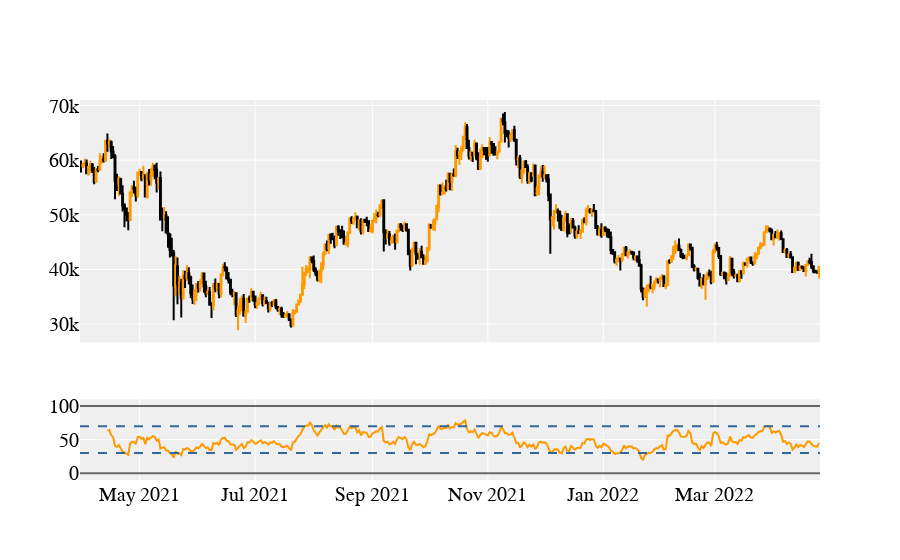

Notebook cell for this chart:
### Code cell
# Import necessary libraries
from plotly.subplots import make_subplots
import plotly.graph_objects as go
# Create Figure
fig = make_subplots(rows=2, cols=1, shared_xaxes=True, row_width=[0.25, 0.75])
df = BTC.copy()

# Create Candlestick chart for price data
fig.add_trace(go.Candlestick(
    x=df.index,
    open=df['open'],
    high=df['high'],
    low=df['low'],
    close=df['close'],
    increasing_line_color='#ff9900',
    decreasing_line_color='black',
    showlegend=False), row=1, col=1)

# Make RSI Plot
fig.add_trace(go.Scatter(
    x=df.index,
    y=df['rsi'],
    line=dict(color='#ff9900', width=2),
    showlegend=False,
), row=2, col=1
)

# Add upper/lower bounds
fig.update_yaxes(range=[-10, 110], row=2, col=1)
fig.add_hline(y=0, col=1, row=2, line_color="#666", line_width=2)
fig.add_hline(y=100, col=1, row=2, line_color="#666", line_width=2)

# Add overbought/oversold
fig.add_hline(y=30, col=1, row=2, line_color='#336699', line_width=2, line_dash='dash')
fig.add_hline(y=70, col=1, row=2, line_color='#336699', line_width=2, line_dash='dash')

# Customize font, colors, hide range slider
layout = go.Layout(
    plot_bgcolor='#efefef',
    # Font Families
    font_family='Monospace',
    font_color='#000000',
    font_size=20,
    xaxis=dict(
        rangeslider=dict(
            visible=False
        )
    )
)
# update and display
fig.update_layout(layout)
fig.show()

### Figure 1 — Plotly figure (JSON) as saved in the notebook; plotly's stock layout.template omitted (floating-point values rounded to 4 significant figures; data arrays with more than 128 entries replaced by an {"elided": "..."} marker saying what was removed)
{"data": [{"close": {"elided": "391 float values"}, "decreasing": {"line": {"color": "black"}}, "high": {"elided": "391 float values"}, "increasing": {"line": {"color": "#ff9900"}}, "low": {"elided": "391 float values"}, "open": {"elided": "391 float values"}, "showlegend": false, "type": "candlestick", "x": {"elided": "391 str values"}, "xaxis": "x", "yaxis": "y"}, {"line": {"color": "#ff9900", "width": 2}, "showlegend": false, "type": "scatter", "x": {"elided": "391 str values"}, "xaxis": "x2", "y": {"elided": "391 float values"}, "yaxis": "y2"}], "layout": {"font": {"color": "#000000", "family": "Monospace", "size": 20}, "plot_bgcolor": "#efefef", "shapes": [{"line": {"color": "#666", "width": 2}, "type": "line", "x0": 0, "x1": 1, "xref": "x2 domain", "y0": 0, "y1": 0, "yref": "y2"}, {"line": {"color": "#666", "width": 2}, "type": "line", "x0": 0, "x1": 1, "xref": "x2 domain", "y0": 100, "y1": 100, "yref": "y2"}, {"line": {"color": "#336699", "dash": "dash", "width": 2}, "type": "line", "x0": 0, "x1": 1, "xref": "x2 domain", "y0": 30, "y1": 30, "yref": "y2"}, {"line": {"color": "#336699", "dash": "dash", "width": 2}, "type": "line", "x0": 0, "x1": 1, "xref": "x2 domain", "y0": 70, "y1": 70, "yref": "y2"}], "xaxis": {"anchor": "y", "domain": [0, 1], "matches": "x2", "rangeslider": {"visible": false}, "showticklabels": false}, "xaxis2": {"anchor": "y2", "domain": [0, 1]}, "yaxis": {"anchor": "x", "domain": [0.3625, 1]}, "yaxis2": {"anchor": "x2", "domain": [0, 0.2125], "range": [-10, 110]}}}
